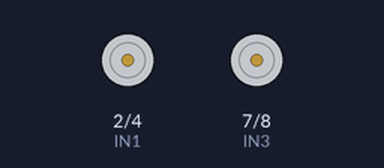
The sketch below on a simulated Arduino Uno, built with avr-gcc and run on an emulated ATmega328P. Parts: motor-driver pin pairs drawn as motors (green arrow = first pin HIGH = forward, orange = second pin HIGH = backward, longer = more drive, scaled by the enable pin).

Above: at 1.5 s.
At 3.5 s:
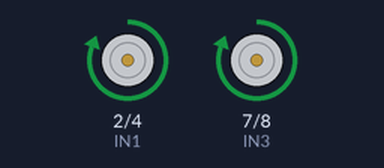
Timing chart, 0 to 11.7 s (numbered marks = the images above):
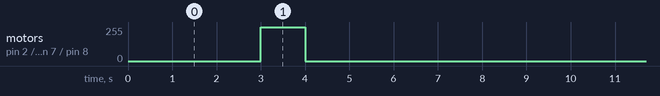

Measured:
- by itself, motor on pin 2 (IN1) / pin 4 (IN2), motor on pin 7 (IN3) / pin 8 (IN4): alternates forward 255/255 for 1.0 s and stopped for 8.0 s

The sketch:

l293d_test.ino
```cpp
const int IN1 = 2;
//3번은 서보모터
const int IN2 = 4;
const int IN3 = 7;
const int IN4 = 8;
const int EN1 = 5;
const int EN2 = 6;


void setup() {
  // put your setup code here, to run once:
  pinMode(IN1, OUTPUT);
  pinMode(IN2, OUTPUT);
  pinMode(IN3, OUTPUT);
  pinMode(IN4, OUTPUT);
  pinMode(EN1, OUTPUT);
  pinMode(EN2, OUTPUT);
}

void loop() {
  // put your main code here, to run repeatedly:
  delay(3000);
  digitalWrite(EN1, HIGH);
  digitalWrite(EN2, HIGH);
  digitalWrite(IN1, HIGH);
  digitalWrite(IN2, LOW);
  digitalWrite(IN3, HIGH);
  digitalWrite(IN4, LOW);
  delay(1000);
  digitalWrite(EN1, LOW);
  digitalWrite(EN2, LOW);
  delay(5000);
}
```
